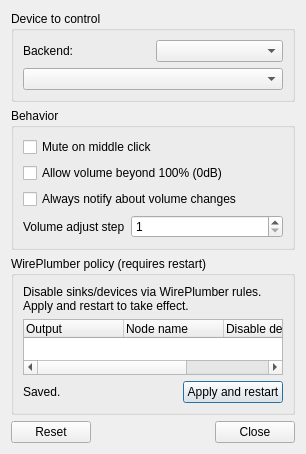
<?xml version="1.0" encoding="UTF-8"?>
<ui version="4.0">
 <class>OneG4VolumeConfiguration</class>
 <widget class="QDialog" name="OneG4VolumeConfiguration">
  <property name="geometry">
   <rect>
    <x>0</x>
    <y>0</y>
    <width>306</width>
   <height>407</height>
  </rect>
 </property>
  <property name="windowTitle">
   <string>Volume Control Settings</string>
  </property>
  <layout class="QVBoxLayout" name="verticalLayout">
   <item>
    <widget class="QGroupBox" name="groupBox">
     <property name="title">
      <string>Device to control</string>
     </property>
     <layout class="QVBoxLayout" name="verticalLayout_2">
      <item>
       <layout class="QHBoxLayout" name="horizontalLayout_2">
        <item>
         <widget class="QLabel" name="audioBackendLabel">
          <property name="text">
           <string>Backend:</string>
          </property>
         </widget>
        </item>
        <item>
         <widget class="QComboBox" name="audioBackendCombo"/>
        </item>
       </layout>
      </item>
      <item>
       <widget class="QComboBox" name="devAddedCombo"/>
      </item>
     </layout>
    </widget>
   </item>
   <item>
   <widget class="QGroupBox" name="groupBox_2">
     <property name="title">
      <string>Behavior</string>
     </property>
     <layout class="QVBoxLayout" name="verticalLayout_3">
      <item>
       <widget class="QCheckBox" name="muteOnMiddleClickCheckBox">
        <property name="text">
         <string>Mute on middle click</string>
        </property>
       </widget>
      </item>
      <item>
       <widget class="QCheckBox" name="ignoreMaxVolumeCheckBox">
        <property name="text">
         <string>Allow volume beyond 100% (0dB)</string>
        </property>
       </widget>
      </item>
      <item>
       <widget class="QCheckBox" name="alwaysShowNotificationsCheckBox">
        <property name="text">
         <string>Always notify about volume changes</string>
        </property>
       </widget>
      </item>
      <item>
       <layout class="QHBoxLayout" name="horizontalLayout">
        <item>
         <widget class="QLabel" name="label">
          <property name="sizePolicy">
           <sizepolicy hsizetype="Maximum" vsizetype="Preferred">
            <horstretch>0</horstretch>
            <verstretch>0</verstretch>
           </sizepolicy>
          </property>
          <property name="text">
           <string>Volume adjust step</string>
          </property>
         </widget>
        </item>
        <item>
         <widget class="QSpinBox" name="stepSpinBox">
          <property name="minimum">
           <number>1</number>
          </property>
         </widget>
        </item>
       </layout>
      </item>
    </layout>
   </widget>
  </item>
   <item>
    <widget class="QGroupBox" name="policyGroupBox">
     <property name="title">
      <string>WirePlumber policy (requires restart)</string>
     </property>
     <layout class="QVBoxLayout" name="verticalLayout_4">
      <item>
       <widget class="QLabel" name="policyHintLabel">
        <property name="wordWrap">
         <bool>true</bool>
        </property>
        <property name="text">
         <string>Disable sinks/devices via WirePlumber rules. Apply and restart to take effect.</string>
        </property>
       </widget>
      </item>
      <item>
       <widget class="QTreeWidget" name="policyTree">
        <column>
         <property name="text">
          <string>Output</string>
         </property>
        </column>
        <column>
         <property name="text">
          <string>Node name</string>
         </property>
        </column>
        <column>
         <property name="text">
          <string>Disable device</string>
         </property>
        </column>
        <column>
         <property name="text">
          <string>Disable node</string>
         </property>
        </column>
       </widget>
      </item>
      <item>
       <layout class="QHBoxLayout" name="horizontalLayout_3">
        <item>
         <widget class="QLabel" name="policyStatusLabel">
          <property name="text">
           <string>Saved.</string>
          </property>
         </widget>
        </item>
        <item>
         <spacer name="horizontalSpacer">
          <property name="orientation">
           <enum>Qt::Horizontal</enum>
          </property>
          <property name="sizeHint" stdset="0">
           <size>
            <width>40</width>
            <height>20</height>
           </size>
          </property>
         </spacer>
        </item>
        <item>
         <widget class="QPushButton" name="applyPolicyButton">
          <property name="text">
           <string>Apply and restart</string>
          </property>
         </widget>
        </item>
       </layout>
      </item>
     </layout>
    </widget>
   </item>
   <item>
    <widget class="QDialogButtonBox" name="buttons">
     <property name="orientation">
      <enum>Qt::Horizontal</enum>
     </property>
     <property name="standardButtons">
      <set>QDialogButtonBox::Close|QDialogButtonBox::Reset</set>
     </property>
    </widget>
   </item>
  </layout>
 </widget>
 <resources/>
 <connections>
  <connection>
   <sender>buttons</sender>
   <signal>accepted()</signal>
   <receiver>OneG4VolumeConfiguration</receiver>
   <slot>accept()</slot>
   <hints>
    <hint type="sourcelabel">
     <x>248</x>
     <y>254</y>
    </hint>
    <hint type="destinationlabel">
     <x>157</x>
     <y>274</y>
    </hint>
   </hints>
  </connection>
  <connection>
   <sender>buttons</sender>
   <signal>rejected()</signal>
   <receiver>OneG4VolumeConfiguration</receiver>
   <slot>reject()</slot>
   <hints>
    <hint type="sourcelabel">
     <x>316</x>
     <y>260</y>
    </hint>
    <hint type="destinationlabel">
     <x>286</x>
     <y>274</y>
    </hint>
   </hints>
  </connection>
 </connections>
</ui>
